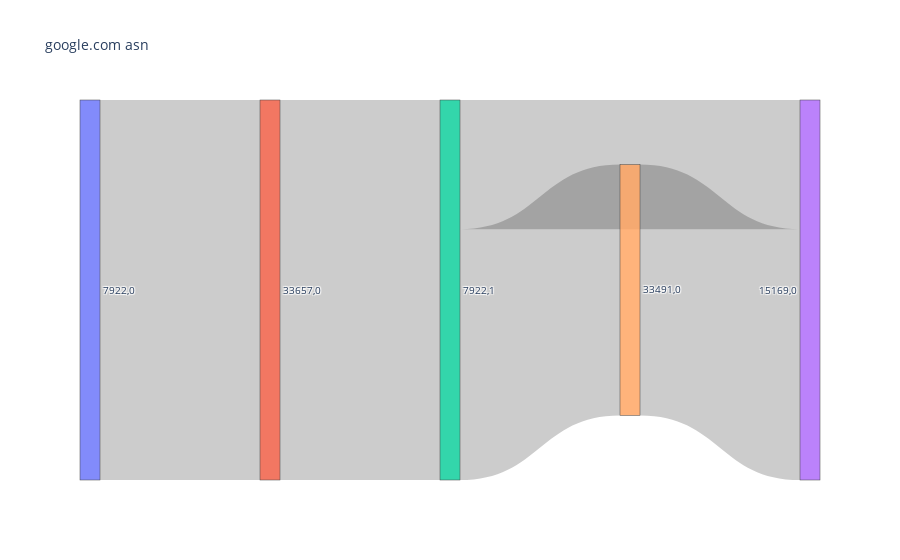

Write notebook code for a chart like this one.
### Code cell
plot_sankey_diagram("google.com")

### Figure 1 — Plotly figure (JSON) as saved in the notebook; plotly's stock layout.template omitted (floating-point values rounded to 4 significant figures)
{"data": [{"link": {"source": [0, 1, 2, 2, 4], "target": [1, 2, 3, 4, 3], "value": [197, 197, 67, 130, 130]}, "node": {"label": [[7922, 0], [33657, 0], [7922, 1], [15169, 0], [33491, 0]]}, "type": "sankey"}], "layout": {"font": {"size": 10}, "title": {"text": "google.com asn"}}}
